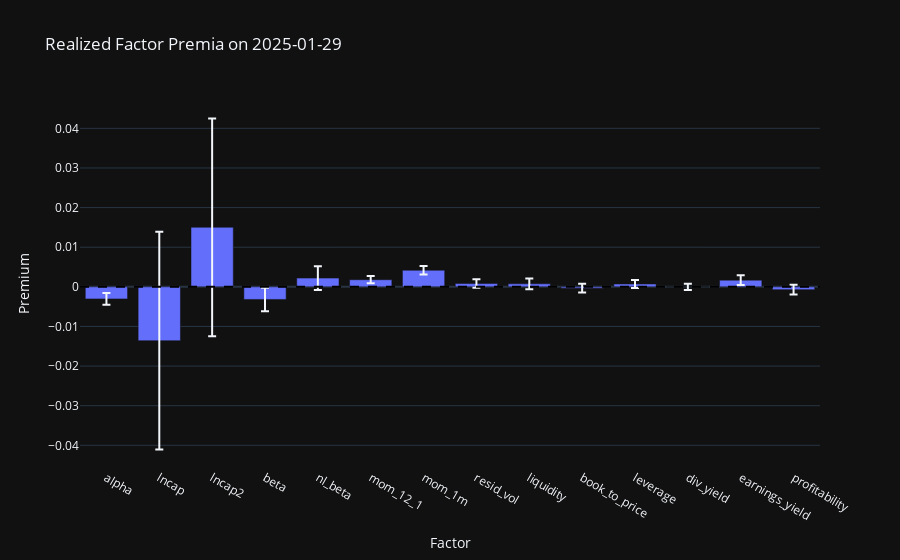

Source (notebook cell):
### Markdown cell above
## 9. Estimating Realized Factor Premia via Cross‐Sectional Regression

In practice we want to recover the *realized* factor returns (risk premia) $\beta_f(t)$ on each date $t$ by exploiting the cross‐section of asset returns and exposures.  This is the classic Fama–MacBeth (1973) “second‐pass” regression applied daily.

---

### Model Specification

We assume that on date $t$, each asset’s excess return $r_i(t)$ is driven by its exposures $X_{i,f}(t)$ to $K$ risk factors plus idiosyncratic noise:

$$
r_i(t) \;=\; \alpha(t)\;+\;\sum_{f=1}^K X_{i,f}(t)\,\beta_f(t)\;+\;\varepsilon_i(t),
$$

where:

- $\alpha(t)$ is the cross‐sectional intercept capturing any common shift (“alpha”) not explained by the factors.
- $\beta_f(t)$ is the *realized* daily risk premium for factor $f$ at date $t$.
- $\varepsilon_i(t)$ is the idiosyncratic residual for asset $i$ on date $t$.

---

### Estimation Procedure

1. **Snapshot Data**
   - Build matrix $X(t)\in\mathbb{R}^{N\times K}$ with row $i$ = $[X_{i,1}(t),\dots,X_{i,K}(t)]$.
   - Stack returns into vector $\mathbf{r}(t)\in\mathbb{R}^N$.

2. **Add Intercept**
   - Prepend a column of ones to $X(t)$ to estimate $\alpha(t)$ simultaneously with $\beta(t)$.

3. **Weighted Least Squares** (optional)
   - If you have asset‐level weights $w_i$ (e.g.\ market cap), solve
     $$
     \min_{\alpha,\beta}\;
     \bigl[\mathbf{r}(t) - \alpha\,\mathbf{1} - X(t)\,\beta\bigr]^\top
     \,\mathrm{diag}(w)\,
     \bigl[\mathbf{r}(t) - \alpha\,\mathbf{1} - X(t)\,\beta\bigr].
     $$
   - Otherwise use ordinary OLS.

4. **Robust Inference**
   - Compute heteroskedasticity‐consistent (HC1) standard errors for valid $t$‐tests even if residuals exhibit non‐constant variance.

5. **Diagnostic Checks**
   - **Condition Number** of $X^\top X$ to flag multicollinearity among factors.
   - **R-squared** to gauge how well the factors explain the cross‐section of returns.

---

### Economic Interpretation

- **$\beta_f(t)$**: tells you *ex‐post* how much you would have earned per unit of exposure to factor $f$ on that day.
- **$\alpha(t)$**: measures any systematic return not captured by your factor set—often interpreted as model misspecification or omitted factors.
- **Residuals $\varepsilon_i(t)$**: idiosyncratic shocks; aggregating them weighted by your portfolio weights gives your specific‐risk P&L.

---

### References

- Fama, E. F. & MacBeth, J. D. (1973). “Risk, Return, and Equilibrium: Empirical Tests,” *Journal of Political Economy*, 81(3), 607–636.
- Cochrane, J. H. (2005). *Asset Pricing* (Chapter 6: “The Cross‐Section of Expected Returns”), Princeton University Press.
- Axioma/Barra white paper (2006). “Axioma Risk Models: Construction and Implementation,” Axioma, Inc.

### Code cell
# 9. Estimate realized factor premia and visualize



# 2) Estimate factor premia with robust errors
res = pfa.estimate_realized_factor_premia(last_date, asset_weights=None)

# 3) Prepare DataFrame for plotting
premia = res['premia']
stderr = res['stderr']
plot_df = pd.DataFrame({
    'Factor': premia.index,
    'EstimatedReturn': premia.values,
    'StdErr': stderr.values
})

# 4) Plot with error bars
import plotly.express as px

fig = px.bar(
    plot_df,
    x='Factor',
    y='EstimatedReturn',
    error_y='StdErr',
    title=f'Realized Factor Premia on {last_date.date()}',
    labels={'EstimatedReturn': 'Estimated Premium', 'Factor': 'Factor'}
)
fig.add_hline(y=0, line_dash="dash", line_color="black")
fig.update_layout(yaxis_title='Premium', xaxis_title='Factor')
fig.show()

### Figure 1 — Plotly figure (JSON) as saved in the notebook; plotly's stock layout.template omitted (floating-point values rounded to 4 significant figures)
{"data": [{"error_y": {"array": [0.001467, 0.02749, 0.02748, 0.002975, 0.003016, 0.0009181, 0.001065, 0.001064, 0.001344, 0.00112, 0.001039, 0.0007912, 0.00123, 0.001238]}, "hovertemplate": "Factor=%{x}<br>Estimated Premium=%{y}<extra></extra>", "legendgroup": "", "marker": {"color": "#636efa", "pattern": {"shape": ""}}, "name": "", "orientation": "v", "showlegend": false, "textposition": "auto", "x": ["alpha", "lncap", "lncap2", "beta", "nl_beta", "mom_12_1", "mom_1m", "resid_vol", "liquidity", "book_to_price", "leverage", "div_yield", "earnings_yield", "profitability"], "xaxis": "x", "y": [-0.00304, -0.01359, 0.01503, -0.003182, 0.002203, 0.001796, 0.004188, 0.0008312, 0.0007595, -0.0003346, 0.0007148, 1.768e-05, 0.00169, -0.0007117], "yaxis": "y", "type": "bar"}], "layout": {"xaxis": {"anchor": "y", "domain": [0.0, 1.0], "title": {"text": "Factor"}}, "yaxis": {"anchor": "x", "domain": [0.0, 1.0], "title": {"text": "Premium"}}, "legend": {"tracegroupgap": 0}, "title": {"text": "Realized Factor Premia on 2025-01-29"}, "barmode": "relative", "shapes": [{"line": {"color": "black", "dash": "dash"}, "type": "line", "x0": 0, "x1": 1, "xref": "x domain", "y0": 0, "y1": 0, "yref": "y"}]}}
